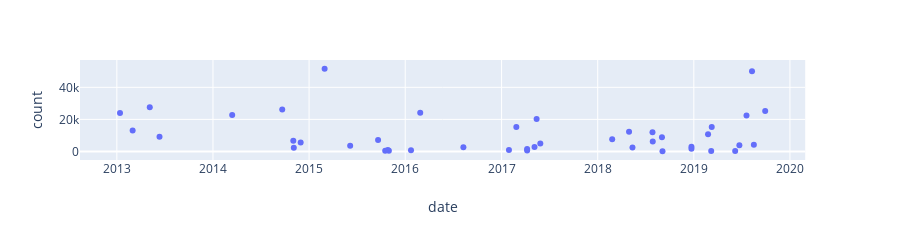

This figure's notebook cell:
### Code cell
timeline = px.scatter(df, x='date', y='count', hover_name='name', height=200)

### Figure 1 — Plotly figure (JSON) as saved in the notebook; plotly's stock layout.template omitted (floating-point values rounded to 4 significant figures)
{"data": [{"hoverlabel": {"namelength": 0}, "hovertemplate": "<b>%{hovertext}</b><br><br>date=%{x}<br>count=%{y}", "hovertext": ["#Отпускай", "#КПРФзаВыборы", "#митингЗАсвободу", "#ЗаДопускНаВыборы", "#ОбществоТребуетСправедливости", "#свободуГолунову", "#ПротивИзоляцииРунета", "8 марта - отметим правильно", "#маршНемцова", "Останови Ликсутова", "Народ против строительного произвола", "В защиту Воронцовского парка", "#ПротивПенсионнойРеформы", "#ПротивГрабежа", "#ПротивПенсионнойРеформы", "#ЗаИнтернет", "За #Telegram", "#МаршНемцова", "#ПротивЗастройки", "#нетреновации", "#6мая", "#НоваяОппозиция", "Митинг #КПРФ", "#МаршНемцова", "#В_защиту_троллейбуса", "#ВЗащитуИнтернета", "#МаршПамяти", "Митинг против репрессий", "Митинг автомобилистов в районе #Отрадное", "Митинг против расширения платных парковоМ", "Нет войне", "#Засменяемостьвласти", "#МитингЗаНауку", "#МаршПамяти", "#МитингВрачей", "Русский марш", "Остановить развал медицины Москвы", "Марш мира - 2", "Марш мира", "Марш против палачей", "За свободу!", "Марш в защиту детей", "Шествие против закона подлецов"], "legendgroup": "", "marker": {"color": "#636efa", "symbol": "circle"}, "mode": "markers", "name": "", "showlegend": false, "type": "scatter", "x": ["2019-09-29T00:00:00", "2019-08-17T00:00:00", "2019-08-10T00:00:00", "2019-07-20T00:00:00", "2019-06-23T00:00:00", "2019-06-07T00:00:00", "2019-03-10T00:00:00", "2019-03-08T00:00:00", "2019-02-24T00:00:00", "2018-12-23T00:00:00", "2018-12-23T00:00:00", "2018-09-04T00:00:00", "2018-09-02T00:00:00", "2018-07-29T00:00:00", "2018-07-28T00:00:00", "2018-05-13T00:00:00", "2018-04-30T00:00:00", "2018-02-25T00:00:00", "2017-05-28T00:00:00", "2017-05-14T00:00:00", "2017-05-06T00:00:00", "2017-04-08T00:00:00", "2017-04-08T00:00:00", "2017-02-26T00:00:00", "2017-01-29T00:00:00", "2016-08-09T00:00:00", "2016-02-27T00:00:00", "2016-01-23T00:00:00", "2015-10-31T00:00:00", "2015-10-27T00:00:00", "2015-10-17T00:00:00", "2015-09-20T00:00:00", "2015-06-06T00:00:00", "2015-03-01T00:00:00", "2014-11-30T00:00:00", "2014-11-04T00:00:00", "2014-11-02T00:00:00", "2014-09-21T00:00:00", "2014-03-15T00:00:00", "2013-06-12T00:00:00", "2013-05-06T00:00:00", "2013-03-02T00:00:00", "2013-01-13T00:00:00"], "xaxis": "x", "y": [25200, 4200, 50000, 22500, 3900, 250, 15300, 250, 10800, 2900, 1750, 120, 8900, 6200, 12000, 2400, 12300, 7600, 4900, 20200, 2800, 590, 1600, 15200, 960, 2640, 24200, 680, 415, 925, 420, 7100, 3500, 51600, 5600, 2300, 6600, 26100, 22800, 9200, 27500, 13000, 24000], "yaxis": "y"}], "layout": {"height": 200, "legend": {"tracegroupgap": 0}, "margin": {"t": 60}, "xaxis": {"anchor": "y", "domain": [0, 0.98], "title": {"text": "date"}}, "yaxis": {"anchor": "x", "domain": [0, 1], "title": {"text": "count"}}}}
